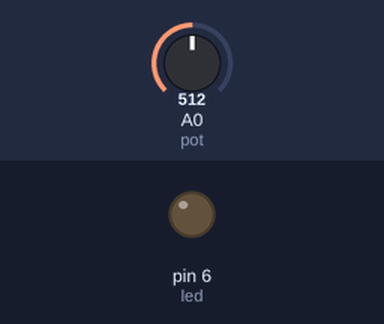
This sketch was run on a simulated Arduino Uno, built with avr-gcc and run on an emulated ATmega328P. Shown: output pins drawn as LEDs (lit = HIGH). The test bench sets the inputs (shaded band); at power-on: A0 (pot) = 512.

Above: at 1.2 s.
1.3 s: A0 (pot) set to 716
At 2.0 s:
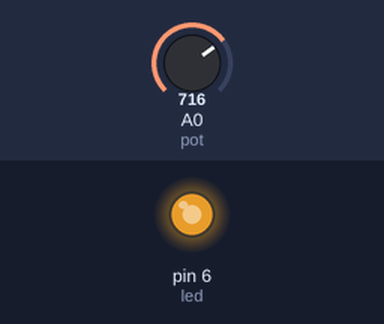
2.8 s: A0 (pot) set to 750
At 3.1 s:
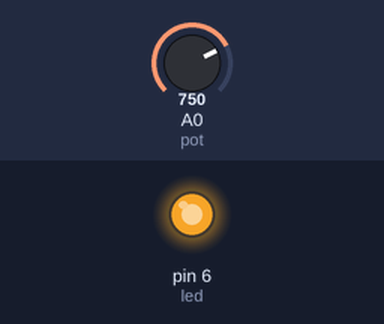
4.3 s: A0 (pot) set to 768
At 5.5 s:
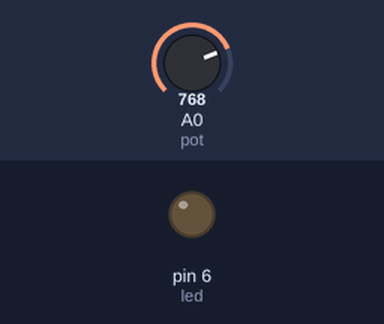
5.8 s: A0 (pot) set to 900
At 6.6 s:
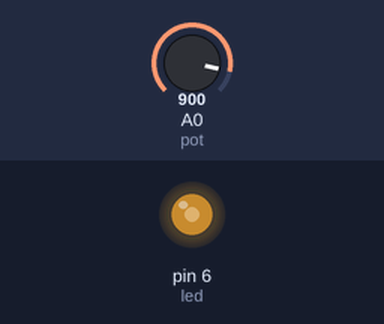
7.3 s: A0 (pot) set to 306
At 7.8 s:
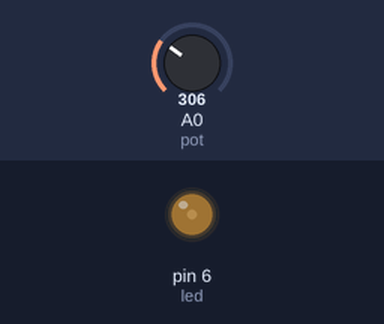
8.8 s: A0 (pot) set to 0
At 10.1 s:
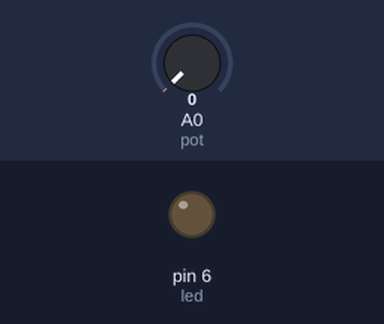
Timing chart, 0 to 11.3 s (numbered marks = the images above; inputs shaded):
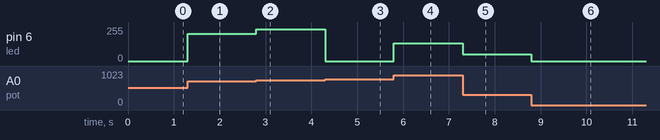

The sketch:

analogled.ino
```cpp
// values range from 0 to 2^10 = 1024-1 = 1023
// 0 to 5V -> 0 to 1023 - 10bit ADC

int pot=A0;
int led=6;
void setup() {
  pinMode(led,OUTPUT);
  pinMode(pot,INPUT);
  Serial.begin(9600);
}

void loop() {

  analogWrite(led,analogRead(pot)); // 0 to 1023
}
```

Measured:
- the behaviour switches between 767 and 768 on A0 (pot) (found by bisection; images 2 and 3)
- after the input at 1.3 s, pin 6 (led): 0/255 → 204/255 at once
- after the input at 2.8 s, pin 6 (led): 204/255 → 238/255 at once
- after the input at 4.3 s, pin 6 (led): 238/255 → 0/255 at once
- after the input at 5.8 s, pin 6 (led): 0/255 → 132/255 at once
- after the input at 7.3 s, pin 6 (led): 132/255 → 50/255 at once
- after the input at 8.8 s, pin 6 (led): 50/255 → 0/255 at once
